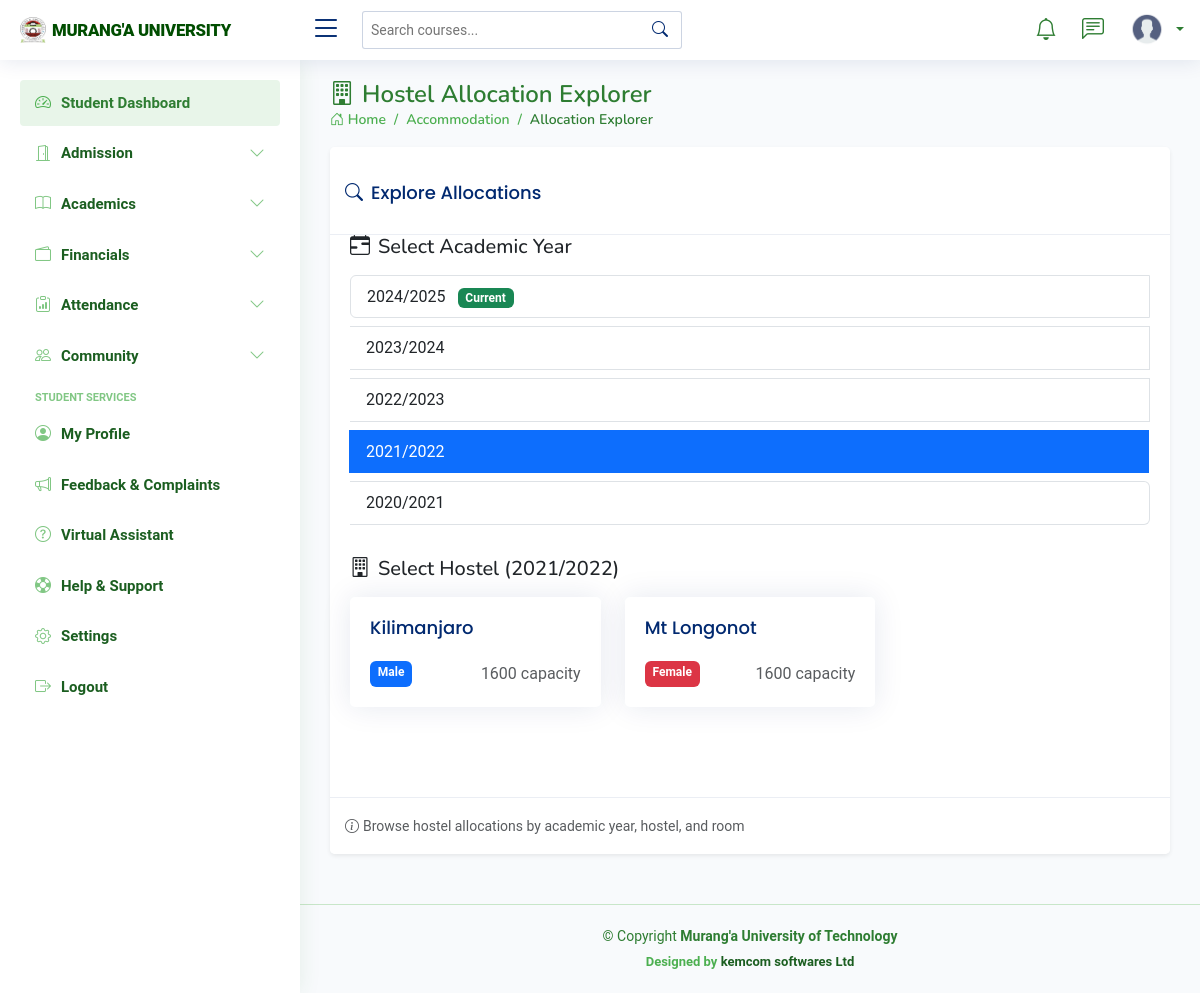
Page /hostel-explorer/?year=2 on the committed database.
### students_portal/models.py (models this page shows, shortened)
class AcademicYear(models.Model):
    name = models.CharField(max_length=50)
    start_date = models.DateField()
    end_date = models.DateField()
    is_current = models.BooleanField(default=False)

class Hostel(models.Model):
    GENDER_CHOICES = (
        ('male', 'Male'),
        ('female', 'Female'),
    )
    name = models.CharField(max_length=100)  # Kilimanjaro, Mount Kenya, etc.
    code = models.CharField(max_length=10, unique=True)  # e.g., HOST-KILI
    gender = models.CharField(max_length=10, choices=GENDER_CHOICES)
    capacity = models.PositiveIntegerField(default=1600)  # 400 rooms × 4 beds
    current_occupancy = models.PositiveIntegerField(default=0)
    description = models.TextField(blank=True)
    warden_name = models.CharField(max_length=100, blank=True)
    warden_contact = models.CharField(max_length=15, blank=True)

### students_portal/views.py (the view)
# urls.py: path('hostel-explorer/', views.HostelAllocationExplorer.as_view(), name='hostel_allocation_explorer'),
class HostelAllocationExplorer(View):
    template_name = 'hostel/hostel_allocation_explorer.html'
    def get(self, request):
        academic_years = AcademicYear.objects.all().order_by('-start_date')
        selected_year_id = request.GET.get('year')
        selected_year = None
        hostels = []
        if selected_year_id:
            selected_year = get_object_or_404(AcademicYear, pk=selected_year_id)
            hostels = Hostel.objects.filter(
                hostelallocation__academic_year=selected_year
            ).distinct().order_by('name')
        selected_hostel_id = request.GET.get('hostel')
        selected_hostel = None
        rooms = []
        if selected_hostel_id and selected_year:
            selected_hostel = get_object_or_404(Hostel, pk=selected_hostel_id)
            rooms = Room.objects.filter(
                hostel=selected_hostel,
                beds__hostelallocation__academic_year=selected_year
            ).distinct().order_by('room_number')
        selected_room_id = request.GET.get('room')
        selected_room = None
        allocations = []
        if selected_room_id and selected_year:
            selected_room = get_object_or_404(Room, pk=selected_room_id)
            allocations = HostelAllocation.objects.filter(
                room=selected_room,
                academic_year=selected_year
            ).select_related('student', 'bed').order_by('bed__bed_number')
        context = {
            'academic_years': academic_years,
            'selected_year': selected_year,
            'hostels': hostels,
            'selected_hostel': selected_hostel,
            'rooms': rooms,
            'selected_room': selected_room,
            'allocations': allocations,
        }
        return render(request, self.template_name, context)

### templates/hostel/hostel_allocation_explorer.html (shortened to what this page needs)
{% extends 'base/base.html'%}
{% load hostel_tags%}
{% load static %}
{% block content %}
<div class="pagetitle">
    <h1><i class="bi bi-building me-2"></i>Hostel Allocation Explorer</h1>
    <nav>
        <ol class="breadcrumb">
            <li class="breadcrumb-item"><a href="{% url 'admin_dashboard' %}"><i class="bi bi-house-door"></i> Home</a></li>
            <li class="breadcrumb-item">Accommodation</li>
            <li class="breadcrumb-item active">Allocation Explorer</li>
        </ol>
    </nav>
</div>
<section class="section">
    <div class="row">
        <div class="col-lg-12">
            <div class="card border-0 shadow-sm">
                <div class="card-header bg-university-primary text-white">
                    <h5 class="card-title mb-0"><i class="bi bi-search me-2"></i>Explore Allocations</h5>
                </div>
                <div class="card-body">
                    <div class="mb-4">
                        <h5 class="text-university mb-3"><i class="bi bi-calendar-range me-2"></i>Select Academic Year</h5>
                        <div class="list-group list-group-horizontal-md flex-wrap">
                            {% for year in academic_years %}
                                <a href="?year={{ year.id }}"
                                   class="list-group-item list-group-item-action {% if selected_year and selected_year.id == year.id %}active bg-university-secondary{% endif %}">
                                    {{ year.name }}
                                    {% if year.is_current %}
                                        <span class="badge bg-success ms-2">Current</span>
                                    {% endif %}
                                </a>
                            {% empty %}
                                <div class="alert alert-warning">No academic years found</div>
                            {% endfor %}
                        </div>
                    </div>
                    {% if selected_year %}
                    <div class="mb-4">
                        <h5 class="text-university mb-3"><i class="bi bi-building me-2"></i>Select Hostel ({{ selected_year.name }})</h5>
                        {% if hostels %}
                        <div class="row">
                            {% for hostel in hostels %}
                                <div class="col-md-4 mb-3">
                                    <a href="?year={{ selected_year.id }}&hostel={{ hostel.id }}"
                                       class="card text-decoration-none {% if selected_hostel and selected_hostel.id == hostel.id %}border-university-primary border-2{% endif %}">
                                        <div class="card-body">
                                            <h6 class="card-title">{{ hostel.name }}</h6>
                                            <div class="d-flex justify-content-between">
                                                <span class="badge bg-{% if hostel.gender == 'male' %}primary{% else %}danger{% endif %}">
                                                    {{ hostel.get_gender_display }}
                                                </span>
                                                <span class="text-muted">
                                                    {{ hostel.capacity }} capacity
                                                </span>
                                            </div>
                                        </div>
                                    </a>
                                </div>
                            {% endfor %}
                        </div>
                        {% else %}
                        <div class="alert alert-warning">No hostels with allocations found for {{ selected_year.name }}</div>
                        {% endif %}
                    </div>
                    {% endif %}
                </div>
                <div class="card-footer bg-university-light">
                    <small class="text-muted"><i class="bi bi-info-circle me-1"></i>Browse hostel allocations by academic year, hostel, and room</small>
                </div>
            </div>
        </div>
    </div>
</section>
{% endblock %}

### static/assets/css/style.css (style rules this page uses)
:root { scroll-behavior: smooth; }
body { font-family: 'Roboto', sans-serif; background: #f8fafc; color: #1e293b; line-height: 1.6; }
h1, h2, h3, h4, h5, h6 { font-family: "Nunito", sans-serif; }
.pagetitle { margin-bottom: 10px; }
.pagetitle h1 { font-size: 24px; margin-bottom: 0; font-weight: 600; color: #2E7D32; }
.card { margin-bottom: 30px; border: none; border-radius: 5px; box-shadow: 0px 0 30px rgba(1, 41, 112, 0.1); }
.card-header, .card-footer { border-color: #ebeef4; background-color: #fff; color: #798eb3; padding: 15px; }
.card-title { padding: 20px 0 15px 0; font-size: 18px; font-weight: 500; color: #012970; font-family: "Poppins", sans-serif; }
.card-body { padding: 0 20px 20px 20px; }
.breadcrumb { font-size: 14px; font-family: "Nunito", sans-serif; color: #4CAF50; font-weight: 600; }
.breadcrumb a { color: #4CAF50; transition: 0.3s; }
.breadcrumb .breadcrumb-item::before { color: #4CAF50; }
.breadcrumb .active { color: #2E7D32; font-weight: 600; }

### templates/hostel/hostel_allocation_explorer.html (style rules this page uses)
.list-group-horizontal-md .list-group-item { margin-bottom: 0.5rem; }

### rows in the picture
AcademicYear: name "2024/2025", is_current "Current"
AcademicYear: name "2023/2024"
AcademicYear: name "2022/2023"
AcademicYear: name "2021/2022"
AcademicYear: name "2020/2021"
Hostel: name "Kilimanjaro", gender "Male", capacity "1600"
Hostel: name "Mt Longonot", gender "Female", capacity "1600"
